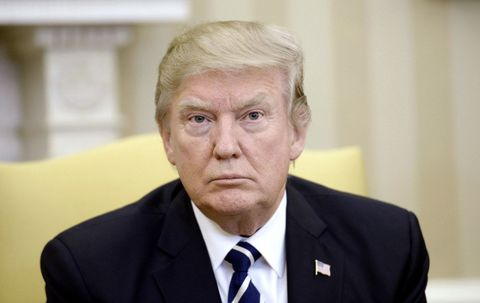
#> input picture image_recognition/input/a.jpg, 480 x 303 px, given in place of the camera
$ python create_database.py
#> lines starting #> are read from the running program, lines starting #| are printed output that depends on the picture; after the words box and inside, x2 and y2 are one past the last pixel; in counts of white or black regions, pixels touching at a corner belong together
#creating database
import cv2, sys, numpy, os
haar_file = 'haarcascade_frontalface_default.xml'
datasets = 'datasets'  #All the faces data will be present this folder

def main():
    sub_data = input('Enter your name: ')
#> the answer given: image_recognition/input/a.jpg
    openCam(sub_data)

def openCam(sub_data):
#> called with sub_data = 'image_recognition/input/a.jpg'
    path = os.path.join(datasets, sub_data)
    if not os.path.isdir(path):
        os.mkdir(path)
    (width, height) = (130, 100)
    face_cascade = cv2.CascadeClassifier(haar_file)
    webcam = cv2.VideoCapture(0, cv2.CAP_DSHOW)
    cv2.destroyAllWindows()
    count = 1

    while count < 50:
        (_, im) = webcam.read()
#> im is the input picture: shape (303, 480, 3); mean B, G, R 130, 145.7, 155.2
        gray = cv2.cvtColor(im, cv2.COLOR_BGR2GRAY)
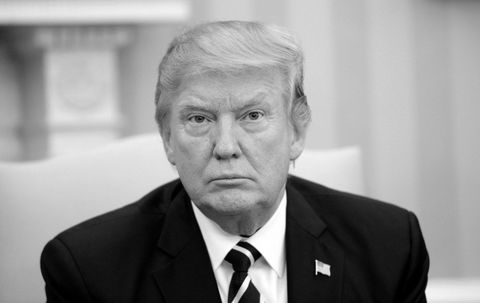
#> gray: shape (303, 480); min 0, max 255, mean 146.7
        faces = face_cascade.detectMultiScale(gray, 1.3, 4)
#> faces = [[154, 63, 141, 141]]
        for (x,y,w,h) in faces:
            cv2.rectangle(im,(x,y),(x+w,y+h),(255,0,0),2)
            face = gray[y:y + h, x:x + w]
            face_resize = cv2.resize(face, (width, height))
            cv2.imwrite('%s/%s.png' % (path,count), face_resize)
#> this loop made 1 pass
#> pass 1, in openCam, `face = gray[y:y + h, x:x + w]`:
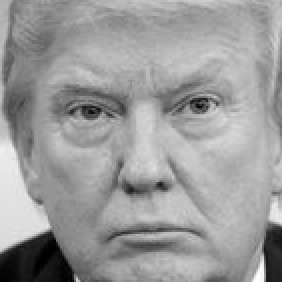
#> face: shape (141, 141) (shown 2 times larger); min 0, max 255, mean 155.1
#> pass 1, in openCam, `face_resize = cv2.resize(face, (width, height))`:
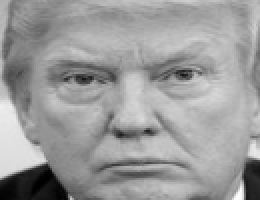
#> face_resize: shape (100, 130) (shown 2 times larger); min 0, max 254, mean 155
#> after the loop:
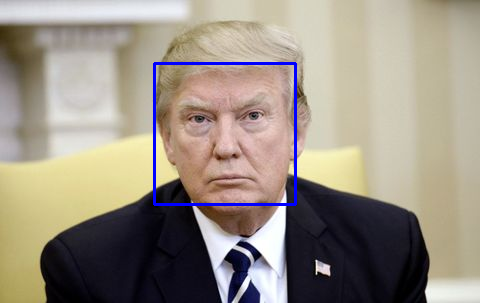
#> im: shape (303, 480, 3); 1.16% of pixels changed, all inside (x1, y1, x2, y2) = (153, 62, 297, 206)
        count += 1

        cv2.imshow('OpenCV', im)
        key = cv2.waitKey(150)
#> (key Esc is pressed here)
        if key == 27:
            cv2.destroyAllWindows()
            break
main()
